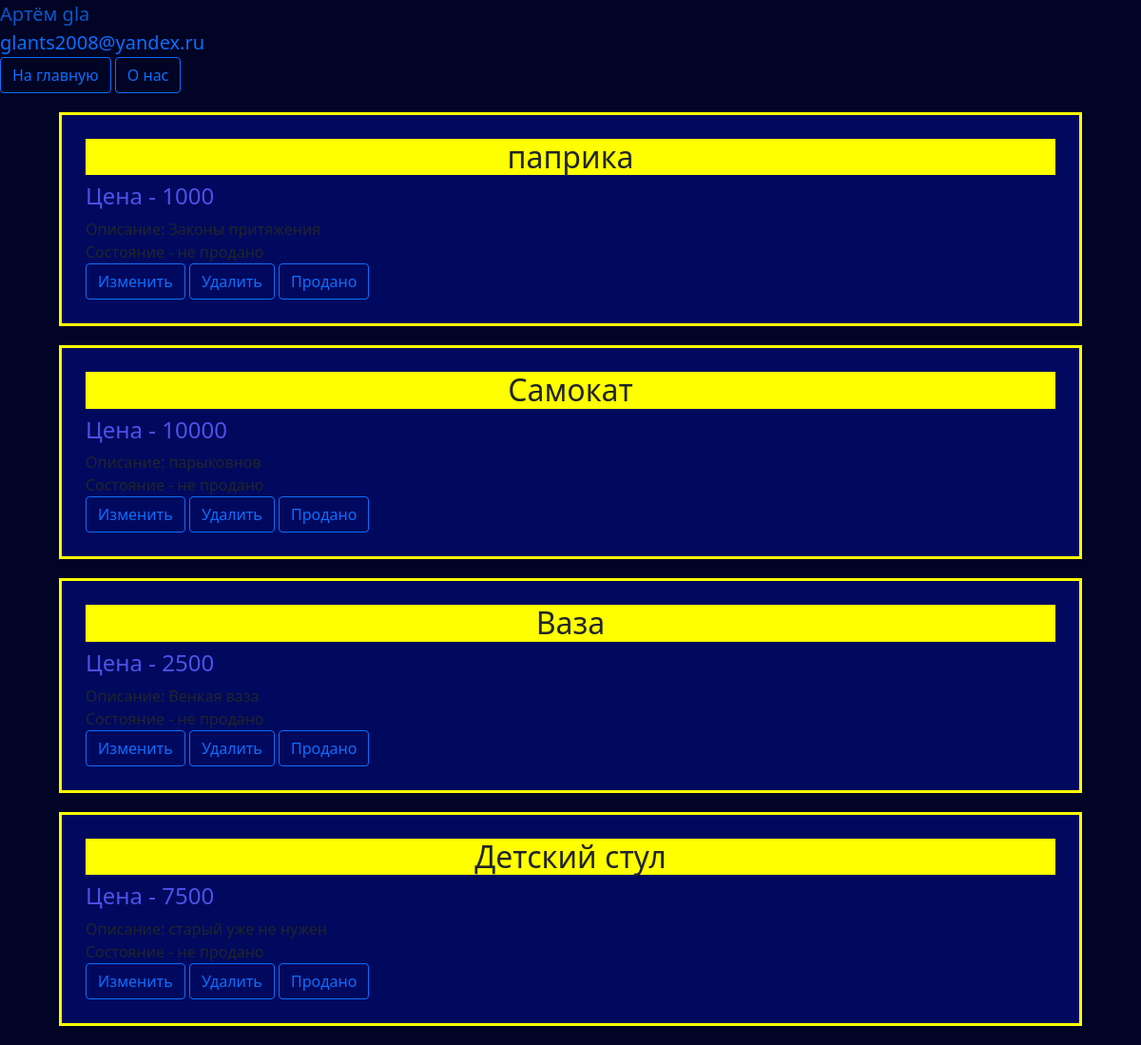
The app's page /my_offers (signed in) with its own data.
### data/users.py (models this page shows, shortened)
class User(SqlAlchemyBase, UserMixin):
    __tablename__ = 'users'
    id = sqlalchemy.Column(sqlalchemy.Integer,
                           primary_key=True, autoincrement=True)
    name = sqlalchemy.Column(sqlalchemy.String, nullable=True)
    surname = sqlalchemy.Column(sqlalchemy.String, nullable=True)
    email = sqlalchemy.Column(sqlalchemy.String,
                              index=True, unique=True, nullable=True)
    hashed_password = sqlalchemy.Column(sqlalchemy.String, nullable=True)
    number = sqlalchemy.Column(sqlalchemy.Integer, nullable=True)
    basket = sqlalchemy.Column(sqlalchemy.String, nullable=True)
    offers = orm.relationship("Offers", back_populates='user')

### data/offers.py (models this page shows)
class Offers(SqlAlchemyBase):
    __tablename__ = 'offers'
    id = sqlalchemy.Column(sqlalchemy.Integer,
                           primary_key=True, autoincrement=True)
    name_offer = sqlalchemy.Column(sqlalchemy.String, nullable=True)
    discription = sqlalchemy.Column(sqlalchemy.String, nullable=True)
    price = sqlalchemy.Column(sqlalchemy.Integer, nullable=True)
    is_sold = sqlalchemy.Column(sqlalchemy.Boolean, default=False)
    created_date = sqlalchemy.Column(sqlalchemy.DateTime,
                                     default=datetime.datetime.now)
    topic = sqlalchemy.Column(sqlalchemy.String, nullable=True)
    place = sqlalchemy.Column(sqlalchemy.String, nullable=True)
    user_id = sqlalchemy.Column(sqlalchemy.Integer, sqlalchemy.ForeignKey("users.id"))
    photo = sqlalchemy.Column(sqlalchemy.String, nullable=True)
    user = orm.relationship('User')

### main.py (the view)
@app.route('/my_offers')
def my_offers_page():
    db_sess = db_session.create_session()
    offers = db_sess.query(Offers).filter(Offers.user == current_user)
    return render_template('my_offers.html', title='Мои предложения', offers=offers)

### data/db_session.py (called while the page is built)
def create_session() -> Session:
    global __factory
    return __factory()

### main.py (called while the page is built)
@login_manager.user_loader
def load_user(user_id):
    db_sess = db_session.create_session()
    return db_sess.query(User).get(user_id)

### templates/my_offers.html
{% extends "base.html" %}
{% block content %}
{% for item in offers%}
<div class="bordered">
    <h2>{{item.name_offer}}</h2>
    <h4>Цена - {{item.price}}</h4>
    <div>
        Описание: {{item.discription}}
    </div>
    {% if item.is_sold == 0 %}
        Состояние - не продано
        {% if current_user.is_authenticated and current_user == item.user %}
        <div>
            <a href="/change_offers/{{ item.id }}" class="btn btn-outline-primary">
                Изменить
            </a>
            <a href="/offer_delete/{{ item.id }}" class="btn btn-outline-primary">
                Удалить
            </a>
            <a href="/offer_sold/{{ item.id }}" class="btn btn-outline-primary">
                Продано
            </a>
        </div>
        {% endif %}
    {% elif item.is_sold == 1 %}
        Состояние - продано<br>
        <a href="/offer_not_sold/{{ item.id }}" class="btn btn-outline-primary">
            Не продано
        </a>
    {% endif %}
</div>
{% endfor %}
{% endblock %}

### templates/base.html (shortened to what this page needs)
<!DOCTYPE html>
<html lang="en">
<head>
    <link rel="stylesheet"
          href="https://cdn.jsdelivr.net/npm/bootstrap@5.0.0-beta1/dist/css/bootstrap.min.css"
>
    <link rel="stylesheet" type="text/css" href='static/css/style.css' />
</head>
<body>
{% if current_user.is_authenticated %}
    <a class="navbar-brand" href="/logout">{{ current_user.name }} {{current_user.surname}}</a> <br>
    <a class="navbar-brand" href="/logout">{{ current_user.email }} </a>
{% else %}
    <p class="register_login_buttons">
        <a class="btn btn-outline-primary" href="/register">Зарегистрироваться</a>
        <a class="btn btn-outline-primary" href="/login">Войти</a>
    </p>
{% endif %}
<div class="main_page_button">
    <a class="btn btn-outline-primary" href="/main">На главную</a>
    <a class="btn btn-outline-primary" href="/about">О нас</a>
</div>
<main role="main" class="container">
    {% block content %}{% endblock %}
</main>
</body>
</html>

### static/css/style.css (style rules this page uses)
body { background: rgb(1, 4, 36); }
h2 { background: rgb(255, 255, 0); display: flex; justify-content: center; }
[class="bordered"] { padding: 25px; margin: 20px; background: rgb(1, 9, 94); border: 3px solid rgb(255, 255, 0); }
h4, h5 { color: rgb(77, 82, 232); }

### records on screen
User: name "Артём", surname "gla", email "glants2008@yandex.ru"
Offers: name_offer "паприка", price "1000", discription "Законы притяжения"
Offers: name_offer "Самокат", price "10000", discription "парыковнов"
Offers: name_offer "Ваза", price "2500", discription "Венкая ваза"
Offers: name_offer "Детский стул", price "7500", discription "старый уже не нужен"
